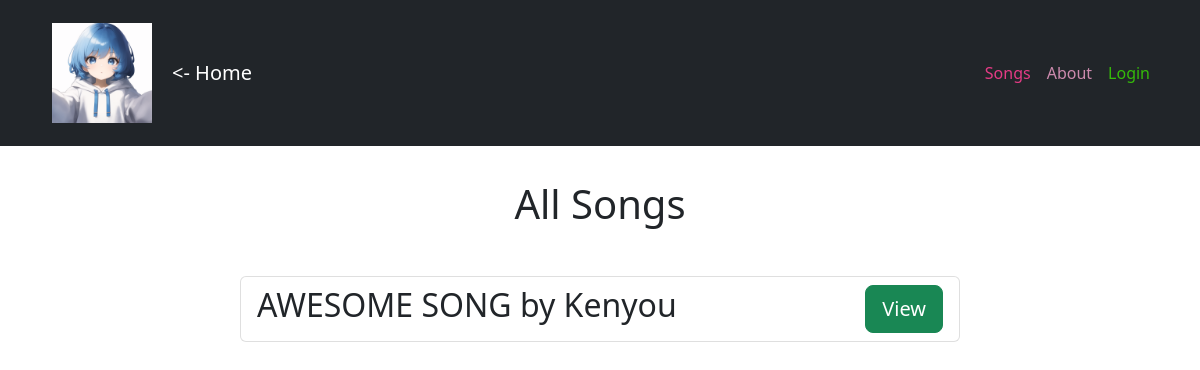
The app's page /songs/, older data.
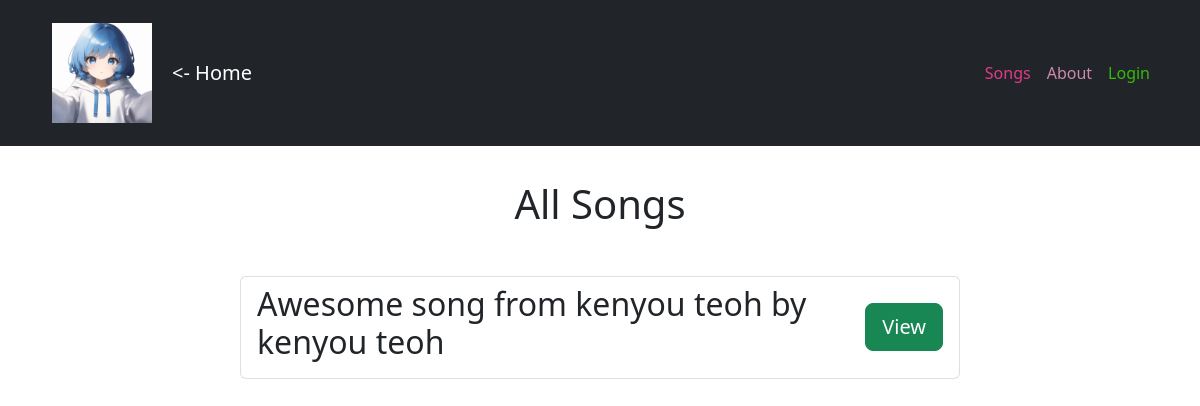
The same page, newer data.
### musicApp/models.py (models this page shows, shortened)
class song(models.Model):
    name = models.CharField(max_length=100)
    artist = models.CharField(max_length=100)
    description = models.TextField(blank=True)

### musicApp/views.py (the view)
# urls.py: path('songs/', views.songListView.as_view(), name='songs'),
class songListView(ListView):
    model = song
    context_object_name = "songs"

### musicApp/templates/musicApp/song_list.html (shortened to what this page needs)
{% extends 'musicApp/base_template.html' %}
{% block content %}
    <link href="https://cdn.jsdelivr.net/npm/bootstrap@5.2.3/dist/css/bootstrap.min.css" rel="stylesheet">
    <div class="container">
        <h1 class="text-center mt-5" tabindex="0">All Songs</h1>
        <div class="row justify-content-center mt-5">
            <div class="col-md-8">
                <ul class="list-group">
                    {% for song in songs %}
                        <li class="list-group-item">
                            <div class="d-flex justify-content-between align-items-center">
                                <div>
                                    <h2 tabindex="0">{{ song.name }} by {{ song.artist }}</h2>
                                </div>
                                <div>
                                    <a href="{% url 'song_detail' song.id %}" class="btn btn-lg btn-success" tabindex="0">View</a>
                                </div>
                            </div>
                        </li>
                    {% empty %}
                        <li class="list-group-item" tabindex="0">No songs available</li>
                    {% endfor %}
                </ul>
            </div>
        </div>
    </div>
{% endblock %}

Row changes from the older to the newer data that the page shows:
removed song: name "AWESOME SONG", artist "Kenyou"
added song: name "Awesome song from kenyou teoh", artist "kenyou teoh"
